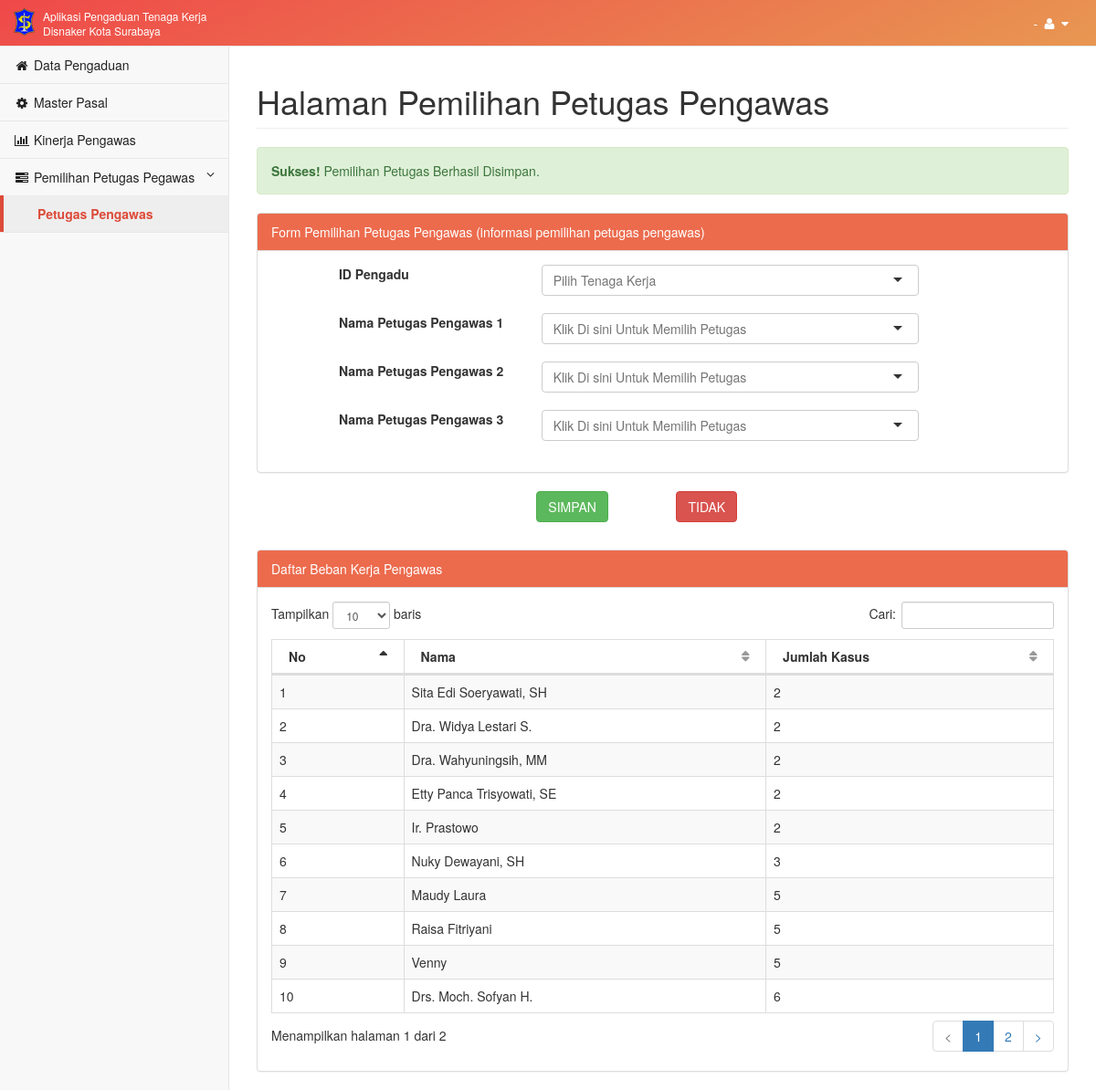
Screenshot of /main/index/pemilihan-petugas-pengawas?success with the database file from the repository.
### tables this page shows
CREATE TABLE IF NOT EXISTS `admin_pengawas` (
  `ID_ADMIN_PENGAWAS` int(11) NOT NULL AUTO_INCREMENT,
  `IDPENGGUNA` varchar(100) DEFAULT NULL,
  `ID_SPT` int(11) DEFAULT NULL,
  `ID_KARYAWAN` varchar(50) DEFAULT NULL,
  `ID_KELUHAN` int(11) DEFAULT NULL,
  PRIMARY KEY (`ID_ADMIN_PENGAWAS`),
  KEY `RELATION_201_FK` (`IDPENGGUNA`),
  KEY `RELATION_208_FK` (`ID_SPT`),
  KEY `RELATION_209_FK` (`ID_KARYAWAN`)
);

CREATE TABLE IF NOT EXISTS `karyawan` (
  `ID_KARYAWAN` varchar(50) NOT NULL,
  `ID_KABID` int(11) DEFAULT NULL,
  `NAMA_KARYAWAN` varchar(50) DEFAULT NULL,
  `ALAMAT_KARYAWAN` varchar(50) DEFAULT NULL,
  `JENIS_KELAMIN` varchar(10) DEFAULT NULL,
  `TELP_KARYAWAN` varchar(50) DEFAULT NULL,
  `PENDIDIKAN` varchar(50) DEFAULT NULL,
  `SPESIALISASI` varchar(50) DEFAULT NULL,
  `GOLONGAN` varchar(100) DEFAULT NULL,
  PRIMARY KEY (`ID_KARYAWAN`),
  KEY `RELATION_200_FK` (`ID_KABID`)
);

### application/controllers/Main.php (called while the page is built, shortened)
<?php
class Main extends CI_Controller {
	public function index($page_name = 'home')
	{
		$title= str_replace("-"," ",$page_name);
		$id_tk=$this->input->get('id');
		if($page_name=='edit-pengadu'){
			$this->load->model('m_main');
			$data=array(
			'data_perseorangan' => $this->m_main->getUserPerseoranganInfo($id_tk),
			'title' => ucwords($title),
			'page_name' => $page_name
			);
		}
		elseif($page_name=='pemilihan-petugas-pengawas'){
			$this->load->model('m_main');
			$data=array(
			'data_keluhan_tk' => $this->m_main->getDataKeluhanTK(),
			'data_karyawan' => $this->m_main->getDataEmployee(),
			'data_beban_kerja' => $this->m_main->getDataWorkload(),
			'title' => ucwords($title),
			'page_name' => $page_name
			);
		}
		$this->load->view('default/header',$data);
		$this->load->view('pages/'.$page_name,$data);
		$this->load->view('default/footer',$data);
	}
}

### index.php (called while the page is built, shortened)
<?php
require_once BASEPATH.'core/CodeIgniter.php';

### application/models/M_main.php (called while the page is built, shortened)
<?php
class M_main extends CI_Model{
	function getDataEmployee(){
		$this -> db -> select('k.ID_KARYAWAN, K.NAMA_KARYAWAN, k.TELP_KARYAWAN, p.IDPENGGUNA');
		$this -> db -> from('karyawan k');
		$this -> db -> join('kepala_bidang kb','kb.ID_KABID=k.ID_KABID');
		$this -> db -> join('pengguna p','p.IDPENGGUNA=kb.IDPENGGUNA');
		$this -> db -> order_by("k.NAMA_KARYAWAN ASC");
		$q = $this -> db -> get();
		return $q->result();
	}
	function getDataKeluhanTK(){
		$this -> db -> select('jk.*, tk.*, kt.*,ks.*');
		$this -> db -> from('tenaga_kerja tk');
		$this -> db -> join('jenis_keluhan jk','jk.ID_TK=tk.ID_TK');
		$this -> db -> join('keluhan_tk kt','kt.ID_KELUHAN_TK=jk.ID_KELUHAN_TK','left outer');
		$this -> db -> join('keluhan_serikat ks','ks.ID_KELUHAN_SERIKAT=jk.ID_KELUHAN_SERIKAT','left outer');
		$this -> db -> order_by("jk.ID_JENIS_KELUHAN DESC");
		$this -> db -> where('jk.STATUS_PENYELESAIAN', 10);
		$q = $this -> db -> get();
		return $q->result();
	}
	function getDataWorkload(){
		$this->db->select("count(*) as jumlah, ap.*,jk.*,k.*");
		$this->db->from("admin_pengawas ap");
		$this->db->join("jenis_keluhan jk","ap.id_keluhan = jk.id_jenis_keluhan");
		$this->db->join("kepala_bidang kb","ap.idpengguna = kb.idpengguna");
		$this->db->join("karyawan k","kb.id_kabid = k.id_kabid");
		$this->db->where("jk.status_penyelesaian < 100");
		$this->db->group_by("ap.idpengguna");
		$this->db->order_by("jumlah ASC");
		$q = $this->db->get();
		return $q->result();
	}
}

### application/views/pages/pemilihan-petugas-pengawas.php (the view, shortened to what this page needs)
<link href="<?php echo base_url('assets/css/selectize.bootstrap3.css') ?>" rel="stylesheet">
<div id="wrapper">
        <nav class="navbar navbar-default navbar-static-top" role="navigation" style="margin-bottom: 0;background: linear-gradient(154deg,#ef4949 0,#e89752 100%);">
            <div class="navbar-header">
                <a class="navbar-brand putih" href="javascript:void(0)" style="padding-top: 7px;"><img class="pull-left" style="padding-top: 2px;" src="<?php echo base_url('assets/img/logo-01_xsmall.png') ?>" style="height:30px"/><span class="pull-left putih" style="font-family:'Helvetica Neue', Helvetica, Arial, sans-serif;font-size:12px;line-height:1.3;width:225px;padding-left:9px;padding-top:3px;">Aplikasi Pengaduan Tenaga Kerja Disnaker Kota Surabaya</span></a>
            </div>
            <ul class="nav navbar-top-links navbar-right">
                <li class="dropdown">
                    <a class="dropdown-toggle putih" data-toggle="dropdown" href="#">
                        <?php echo $_SESSION['role'] ?> - <?php echo $_SESSION['nama_user'] ?>
                        <i class="fa fa-user fa-fw"></i> <i class="fa fa-caret-down"></i>
                    </a>
                </li>
            </ul>
            <div class="navbar-default sidebar" role="navigation">
                <div class="sidebar-nav navbar-collapse">
                    <ul class="nav" id="side-menu">
                        <li>
                            <a href="<?php echo site_url('main/index/data-pengaduan') ?>" class="hitam"><i class="fa fa-home fa-fw"></i> Data Pengaduan</a>
                        </li>
                        <li>
                            <a href="<?php echo site_url('main/index/master-pasal') ?>" class="hitam"><i class="fa fa-cog fa-fw"></i> Master Pasal</a>
                        </li>
                        <li>
                            <a href="<?php echo site_url('main/index/kinerja-pengawas') ?>" class="hitam"><i class="fa fa-bar-chart-o fa-fw"></i> Kinerja Pengawas</a>
                        </li>
                        <li class="active">
                            <a href="#" class="hitam"><i class="fa fa-tasks fa-fw"></i> Pemilihan Petugas Pegawas<span class="fa arrow"></span></a>
                            <ul class="nav nav-second-level collapse in" aria-expanded="true">
                                <li>
                                    <a class="aktif">Petugas Pengawas</a>
                                </li>
                            </ul>
                        </li>
                    </ul>
                </div>
            </div>
        </nav>
        <div id="page-wrapper">
            <div class="row">
                <div class="col-lg-12">
                    <h1 class="page-header">Halaman Pemilihan Petugas Pengawas</h1>
                </div>
            </div>
            <div class="row">
                <div class="col-lg-12">
                <?php if(isset($_GET['success'])){
                        echo '<div class="alert alert-success"><strong>Sukses!</strong> Pemilihan Petugas Berhasil Disimpan.</div>';
                    }
                    elseif (isset($_GET['failed'])) {
                         echo '<div class="alert alert-danger"><strong>Gagal!</strong> Pemilihan Petugas Gagal Disimpan.</div>';
                     } ?>
                    <div class="panel panel-default">
                        <div class="panel-heading" style="color: #fff;background-color: #ec6b4d;">
                            Form Pemilihan Petugas Pengawas (informasi pemilihan petugas pengawas)
                        </div>
                        <div class="panel-body">
                        <form id="form_pemilihan_petugas_pengawas" method="POST" action="<?php echo site_url('pengaduan/pemilihan_petugas') ?>">
                            <div class="form-group">
                                <div class="row">
                                    <div class="col-sm-1">&nbsp;</div>
                                    <div class="col-sm-3">
                                        <label for="id">ID Pengadu</label>
                                    </div>
                                    <div class="col-sm-6">
                                    </div>
                                </div>
                            </div>
                            <div class="form-group">
                                <div class="row">
                                    <div class="col-sm-1">&nbsp;</div>
                                    <div class="col-sm-3">
                                        <label for="id_petugas_1">Nama Petugas Pengawas 1</label>
                                    </div>
                                    <div class="col-sm-6">
                                    </div>
                                </div>
                            </div>
                            <div class="form-group">
                                <div class="row">
                                    <div class="col-sm-1">&nbsp;</div>
                                    <div class="col-sm-3">
                                        <label for="id_petugas_2">Nama Petugas Pengawas 2</label>
                                    </div>
                                    <div class="col-sm-6">
                                    </div>
                                </div>
                            </div>
                            <div class="form-group">
                                <div class="row">
                                    <div class="col-sm-1">&nbsp;</div>
                                    <div class="col-sm-3">
                                        <label for="id_petugas_3">Nama Petugas Pengawas 3</label>
                                    </div>
                                    <div class="col-sm-6">
                                    </div>
                                </div>
                            </div>
                        </div>
                    </div>
                    <div class="form-group">
                        <div class="row">
                            <div class="col-sm-4"></div>
                            <div class="col-sm-2 form-group"><input type="submit" class="btn btn-md btn-success" value="SIMPAN" /></div>
                            <div class="col-sm-2 form-group"><button class="btn btn-md btn-danger">TIDAK</button></div>
                        </div>
                    </div>
                </div>
            </div>
            <div class="row">
                <div class="col-lg-12">
                    <div class="panel panel-default">
                        <div class="panel-heading" style="color: #fff;background-color: #ec6b4d;">
                            Daftar Beban Kerja Pengawas
                        </div>
                        <div class="panel-body">
                            <table width="100%" class="table table-striped table-bordered table-hover" id="dataTables-example">
                                <thead>
                                    <tr>
                                        <th >No</th>
                                        <th >Nama</th>
                                        <th >Jumlah Kasus</th>
                                    </tr>
                                </thead>
                                <tbody>
                                    <?php $count=1; foreach ($data_beban_kerja as $key) { ?>
                                        <tr>
                                            <td><?php echo $count++; ?></td>
                                            <td><?php echo $key->NAMA_KARYAWAN; ?></td>
                                            <td><?php echo $key->jumlah; ?></td>
                                        </tr>
                                    <?php } ?>
                                </tbody>
                            </table>
                        </div>
                    </div>
                </div>
            </div>
        </div>
    </div>

### assets/css/metisMenu/metisMenu.css (style rules this page uses)
.arrow { float: right; line-height: 1.42857; }
.fa.arrow:before { content: "\f104"; }
.active > a > .fa.arrow:before { content: "\f107"; }

### assets/css/sb-admin-2.css (style rules this page uses)
body { background-color: #f8f8f8; }
#wrapper { width: 100%; }
#page-wrapper { padding: 0 15px; min-height: 568px; background-color: white; }
@media (min-width: 768px) { #page-wrapper { position: inherit; margin: 0 0 0 250px; padding: 0 30px; border-left: 1px solid #e7e7e7; } }
.navbar-top-links { margin-right: 0; }
.navbar-top-links li { display: inline-block; }
.navbar-top-links li:last-child { margin-right: 15px; }
.navbar-top-links li a { padding: 15px; min-height: 50px; }
.sidebar .sidebar-nav.navbar-collapse { padding-left: 0; padding-right: 0; }
.sidebar ul li { border-bottom: 1px solid #e7e7e7; }
.sidebar .arrow { float: right; }
.sidebar .fa.arrow:before { content: "\f104"; }
.sidebar .active > a > .fa.arrow:before { content: "\f107"; }
.sidebar .nav-second-level li, .sidebar .nav-third-level li { border-bottom: none !important; }
.sidebar .nav-second-level li a { padding-left: 37px; }
@media (min-width: 768px) { .sidebar { z-index: 1; position: absolute; width: 250px; margin-top: 51px; } }
table.dataTable thead .sorting, table.dataTable thead .sorting_asc, table.dataTable thead .sorting_desc, table.dataTable thead .sorting_asc_disabled, table.dataTable thead .sorting_desc_disabled { background: transparent; }
table.dataTable thead .sorting_asc:after { content: "\f0de"; float: right; font-family: fontawesome; }
table.dataTable thead .sorting:after { content: "\f0dc"; float: right; font-family: fontawesome; color: rgba(50, 50, 50, 0.5); }

### assets/css/app.css (style rules this page uses)
.putih { color:#fff; }
.hitam { color:#222; }
.aktif { color:#dd4b39; border-left-width: 4px; border-left-style: solid; border-left-color: #dd4b39; font-weight:bold; background-color: #eeeeee; }

### rows the page displays
admin_pengawas: ID_KARYAWAN.NAMA_KARYAWAN "Sita Edi Soeryawati, SH", jumlah "2"
admin_pengawas: ID_KARYAWAN.NAMA_KARYAWAN "Dra. Widya Lestari S.", jumlah "2"
admin_pengawas: ID_KARYAWAN.NAMA_KARYAWAN "Dra. Wahyuningsih, MM", jumlah "2"
admin_pengawas: ID_KARYAWAN.NAMA_KARYAWAN "Etty Panca Trisyowati, SE", jumlah "2"
admin_pengawas: ID_KARYAWAN.NAMA_KARYAWAN "Ir. Prastowo", jumlah "2"
admin_pengawas: ID_KARYAWAN.NAMA_KARYAWAN "Nuky Dewayani, SH", jumlah "3"
admin_pengawas: ID_KARYAWAN.NAMA_KARYAWAN "Maudy Laura", jumlah "5"
admin_pengawas: ID_KARYAWAN.NAMA_KARYAWAN "Raisa Fitriyani", jumlah "5"
admin_pengawas: ID_KARYAWAN.NAMA_KARYAWAN "Venny", jumlah "5"
admin_pengawas: ID_KARYAWAN.NAMA_KARYAWAN "Drs. Moch. Sofyan H.", jumlah "6"
